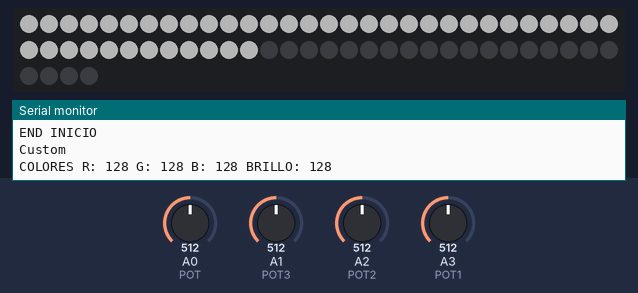
A sketch run on a simulated Arduino Uno, built with avr-gcc and run on an emulated ATmega328P. On the bench: 64 RGB LEDs in strip order, left to right, continuing on the next row, the last lines printed to the serial monitor. Inputs (shaded band) come from the test bench; at power-on: A1 (POT3) = 512, A2 (POT2) = 512, A3 (POT1) = 512, A0 (POT) = 512. Dim RGB values are drawn brighter than linear.

Above: at 6.7 s.
6.8 s: A1 (POT3) set to 716
At 9.0 s:
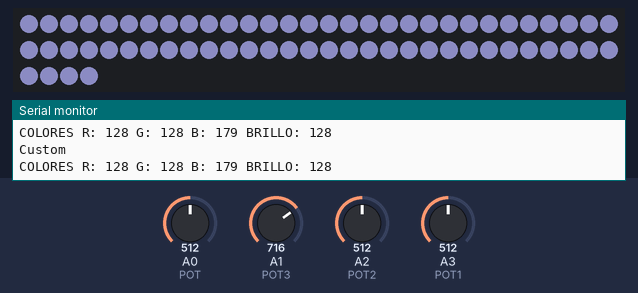
9.8 s: A2 (POT2) set to 716
12.6 s: A3 (POT1) set to 716
15.5 s: A2 (POT2) set to 992
At 17.9 s:
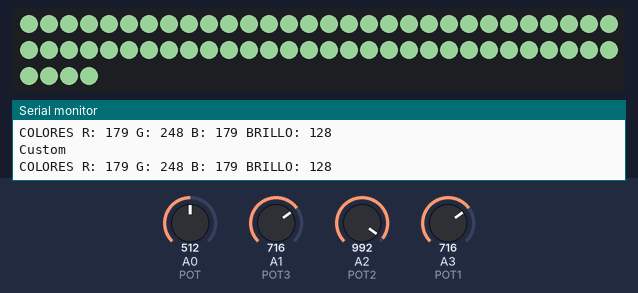
18.4 s: A3 (POT1) set to 992
21.3 s: A1 (POT3) set to 306
At 22.01 s:
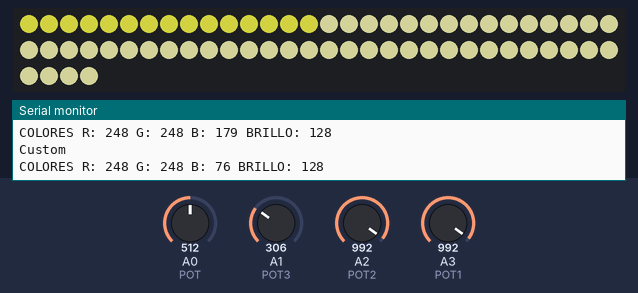
At 24.1 s:
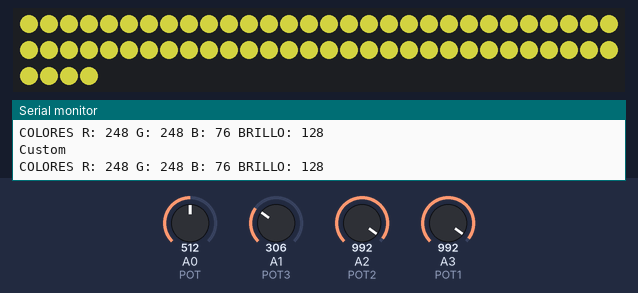

Measured:
- after the input at 6.8 s, the LEDs: first change after 0.30 s (image 1 shows a later state)
- after the input at 15.5 s, the LEDs: first change after 0.22 s (image 2 shows a later state)
- after the input at 21.3 s, the LEDs: first change after 0.23 s (image 3 shows a later state)

The sketch:

rgb_2.ino
```cpp
#include <Adafruit_NeoPixel.h>
#include <Wire.h>
int BRILLO;
int POT = 0;        // potenciometro en pin A0
int ROJO;
int POT1 = 3;        // potenciometro en pin A1
int AZUL;
int POT2 = 2;        // potenciometro en pin A2
int VERDE;
int POT3 = 1;        // potenciometro en pin A3
int parpadeoI = 0;
int parpadeoD = 0;
Adafruit_NeoPixel tira = Adafruit_NeoPixel(64,8,NEO_GRB + NEO_KHZ800);
void setup() {
   // Iniciar comunicación serie
  Serial.begin(9600);
   tira.begin();
    delay(20);
    Serial.print('\n');
    Serial.println("Neopixel test");
    INICIO();
}

void loop() {

  if ((analogRead(POT1) / 4) < 5 ){
    Serial.print("Auto ");
    Serial.print('\n');
    tira.clear();                         // restablece todos los pixeles en apagado
    tira.setBrightness(230);
    for(int i = 64; i >= 0; i--){         // bucle para recorrer posiciones 64 a 0
      tira.setPixelColor(i, 255,255,255); // cada pixel en color rojo (posicion,R,G,B)
      tira.show();                        // muestra datos en pixel
      delay(40);
    }
  }
  else {
    Serial.print('\n');
    Serial.print("Custom ");
    CUSTOM();
    }

}

void INICIO(){
  Serial.print("INICIO ");
  Serial.print('\n');
  tira.setBrightness(20);               // brillo global para toda la tira

  for(int i = 0; i < 64; i++){          // bucle para recorrer posiciones 0 a 64
    tira.setPixelColor(i, 20, 150, 255);   // cada pixel en color azul (posicion,R,G,B)
    tira.show();                        // muestra datos en pixel
    delay(40);                          // breve demora de medio segundo
  }
  tira.clear();                         // restablece todos los pixeles en apagado
   for(int i = 64; i >= 0; i--){         // bucle para recorrer posiciones 64 a 0
    tira.setPixelColor(i, 255,51,218);   // cada pixel en color rojo (posicion,R,G,B)
    tira.show();                        // muestra datos en pixel
    delay(40);                         // breve demora de medio segundo
  }

  tira.clear();
  Serial.print("END INICIO ");
  Serial.print('\n');
}


void CUSTOM(){
  int j;
  ROJO   = analogRead(POT1) / 4;
  VERDE  = analogRead(POT2) / 4;
  AZUL   = analogRead(POT3) / 4;
  BRILLO = analogRead(POT) / 4;
  Serial.print('\n');
  Serial.print("COLORES R: ");
  Serial.print(ROJO);
  Serial.print(" G: ");
  Serial.print(VERDE);
  Serial.print(" B: ");
  Serial.print(AZUL);
  Serial.print(" BRILLO: ");
  Serial.print(BRILLO);
  for (j = 0;j < 64; j++){
    tira.setBrightness(BRILLO);
    tira.setPixelColor(j,ROJO,VERDE,AZUL);
    tira.show();
    delay(20);
  }
}
```
